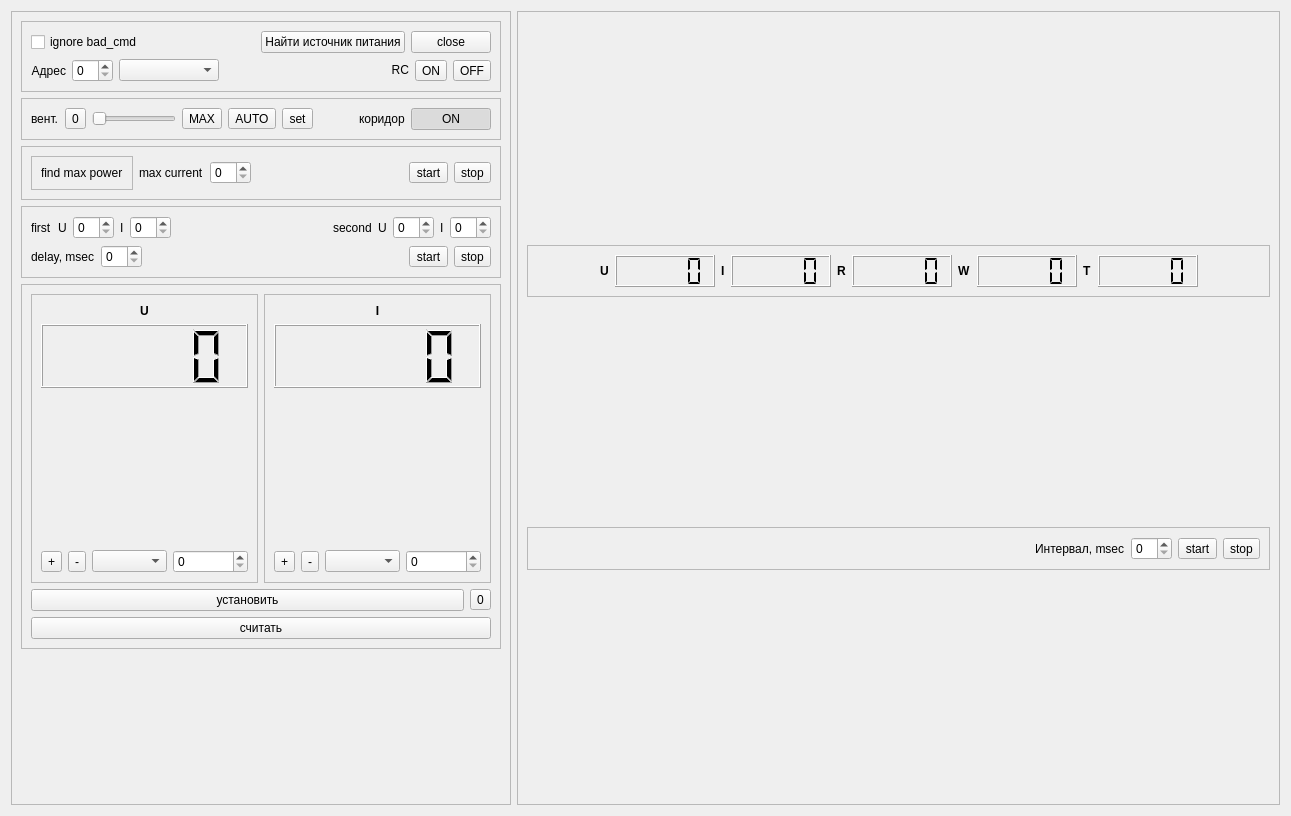
<?xml version="1.0" encoding="UTF-8"?>
<ui version="4.0">
 <class>B588</class>
 <widget class="QWidget" name="B588">
  <property name="geometry">
   <rect>
    <x>0</x>
    <y>0</y>
    <width>1291</width>
    <height>816</height>
   </rect>
  </property>
  <property name="sizePolicy">
   <sizepolicy hsizetype="Fixed" vsizetype="Fixed">
    <horstretch>0</horstretch>
    <verstretch>0</verstretch>
   </sizepolicy>
  </property>
  <property name="windowTitle">
   <string>Dialog</string>
  </property>
  <layout class="QVBoxLayout" name="verticalLayout_6">
   <item>
    <layout class="QHBoxLayout" name="horizontalLayout_17">
     <item>
      <widget class="QFrame" name="frame_2">
       <property name="sizePolicy">
        <sizepolicy hsizetype="Fixed" vsizetype="Preferred">
         <horstretch>0</horstretch>
         <verstretch>0</verstretch>
        </sizepolicy>
       </property>
       <property name="frameShape">
        <enum>QFrame::StyledPanel</enum>
       </property>
       <property name="frameShadow">
        <enum>QFrame::Raised</enum>
       </property>
       <layout class="QVBoxLayout" name="verticalLayout_13">
        <item>
         <widget class="QFrame" name="frame_4">
          <property name="frameShape">
           <enum>QFrame::StyledPanel</enum>
          </property>
          <property name="frameShadow">
           <enum>QFrame::Raised</enum>
          </property>
          <layout class="QVBoxLayout" name="verticalLayout_8">
           <item>
            <layout class="QHBoxLayout" name="horizontalLayout_9">
             <item>
              <widget class="QCheckBox" name="cb_ignore_bad_cmd">
               <property name="text">
                <string>ignore bad_cmd</string>
               </property>
              </widget>
             </item>
             <item>
              <spacer name="horizontalSpacer_4">
               <property name="orientation">
                <enum>Qt::Horizontal</enum>
               </property>
               <property name="sizeHint" stdset="0">
                <size>
                 <width>40</width>
                 <height>20</height>
                </size>
               </property>
              </spacer>
             </item>
             <item>
              <widget class="QPushButton" name="bt_search_power_supply">
               <property name="text">
                <string>Найти источник питания</string>
               </property>
              </widget>
             </item>
             <item>
              <widget class="QPushButton" name="btn_close_connect">
               <property name="text">
                <string>close</string>
               </property>
              </widget>
             </item>
            </layout>
           </item>
           <item>
            <layout class="QHBoxLayout" name="horizontalLayout_2">
             <item>
              <widget class="QLabel" name="label_4">
               <property name="text">
                <string>Адрес</string>
               </property>
               <property name="alignment">
                <set>Qt::AlignRight|Qt::AlignTrailing|Qt::AlignVCenter</set>
               </property>
              </widget>
             </item>
             <item>
              <widget class="QSpinBox" name="sb_address"/>
             </item>
             <item>
              <widget class="QComboBox" name="cb_state_powersupply">
               <property name="minimumSize">
                <size>
                 <width>100</width>
                 <height>0</height>
                </size>
               </property>
              </widget>
             </item>
             <item>
              <spacer name="horizontalSpacer_6">
               <property name="orientation">
                <enum>Qt::Horizontal</enum>
               </property>
               <property name="sizeHint" stdset="0">
                <size>
                 <width>40</width>
                 <height>20</height>
                </size>
               </property>
              </spacer>
             </item>
             <item>
              <widget class="QLabel" name="label_7">
               <property name="sizePolicy">
                <sizepolicy hsizetype="Fixed" vsizetype="Fixed">
                 <horstretch>0</horstretch>
                 <verstretch>0</verstretch>
                </sizepolicy>
               </property>
               <property name="text">
                <string>RC</string>
               </property>
               <property name="alignment">
                <set>Qt::AlignRight|Qt::AlignTrailing|Qt::AlignVCenter</set>
               </property>
              </widget>
             </item>
             <item>
              <widget class="QToolButton" name="btn_rc_on">
               <property name="text">
                <string>ON</string>
               </property>
              </widget>
             </item>
             <item>
              <widget class="QToolButton" name="btn_rc_off">
               <property name="text">
                <string>OFF</string>
               </property>
              </widget>
             </item>
            </layout>
           </item>
          </layout>
         </widget>
        </item>
        <item>
         <widget class="QFrame" name="frame_10">
          <property name="frameShape">
           <enum>QFrame::StyledPanel</enum>
          </property>
          <property name="frameShadow">
           <enum>QFrame::Raised</enum>
          </property>
          <layout class="QHBoxLayout" name="horizontalLayout_11">
           <item>
            <widget class="QLabel" name="label_5">
             <property name="text">
              <string>вент.</string>
             </property>
            </widget>
           </item>
           <item>
            <widget class="QToolButton" name="btn_vent_speed_0">
             <property name="text">
              <string>0</string>
             </property>
            </widget>
           </item>
           <item>
            <widget class="QSlider" name="sl_vent_speed">
             <property name="orientation">
              <enum>Qt::Horizontal</enum>
             </property>
            </widget>
           </item>
           <item>
            <widget class="QToolButton" name="btn_vent_speed_MAX">
             <property name="text">
              <string>MAX</string>
             </property>
            </widget>
           </item>
           <item>
            <widget class="QToolButton" name="btn_vent_speed_AUTO">
             <property name="text">
              <string>AUTO</string>
             </property>
            </widget>
           </item>
           <item>
            <widget class="QToolButton" name="btn_vent_speed">
             <property name="text">
              <string>set</string>
             </property>
            </widget>
           </item>
           <item>
            <spacer name="horizontalSpacer_8">
             <property name="orientation">
              <enum>Qt::Horizontal</enum>
             </property>
             <property name="sizeHint" stdset="0">
              <size>
               <width>40</width>
               <height>20</height>
              </size>
             </property>
            </spacer>
           </item>
           <item>
            <widget class="QLabel" name="label">
             <property name="text">
              <string>коридор</string>
             </property>
            </widget>
           </item>
           <item>
            <widget class="QPushButton" name="btn_corridor">
             <property name="text">
              <string>ON</string>
             </property>
             <property name="checkable">
              <bool>true</bool>
             </property>
             <property name="checked">
              <bool>true</bool>
             </property>
            </widget>
           </item>
          </layout>
         </widget>
        </item>
        <item>
         <widget class="QFrame" name="frame_5">
          <property name="frameShape">
           <enum>QFrame::StyledPanel</enum>
          </property>
          <property name="frameShadow">
           <enum>QFrame::Raised</enum>
          </property>
          <layout class="QHBoxLayout" name="horizontalLayout_10">
           <item>
            <widget class="QFrame" name="frame_12">
             <property name="frameShape">
              <enum>QFrame::StyledPanel</enum>
             </property>
             <property name="frameShadow">
              <enum>QFrame::Raised</enum>
             </property>
             <layout class="QHBoxLayout" name="horizontalLayout_16">
              <item>
               <widget class="QLabel" name="label_8">
                <property name="text">
                 <string>find max power</string>
                </property>
               </widget>
              </item>
             </layout>
            </widget>
           </item>
           <item>
            <widget class="QLabel" name="label_10">
             <property name="text">
              <string>max current</string>
             </property>
            </widget>
           </item>
           <item>
            <widget class="QSpinBox" name="sb_max_current"/>
           </item>
           <item>
            <spacer name="horizontalSpacer_2">
             <property name="orientation">
              <enum>Qt::Horizontal</enum>
             </property>
             <property name="sizeHint" stdset="0">
              <size>
               <width>40</width>
               <height>20</height>
              </size>
             </property>
            </spacer>
           </item>
           <item>
            <widget class="QToolButton" name="btn_find_start">
             <property name="text">
              <string>start</string>
             </property>
            </widget>
           </item>
           <item>
            <widget class="QToolButton" name="btn_find_stop">
             <property name="text">
              <string>stop</string>
             </property>
            </widget>
           </item>
          </layout>
         </widget>
        </item>
        <item>
         <widget class="QFrame" name="frame_8">
          <property name="frameShape">
           <enum>QFrame::StyledPanel</enum>
          </property>
          <property name="frameShadow">
           <enum>QFrame::Raised</enum>
          </property>
          <layout class="QVBoxLayout" name="verticalLayout_5">
           <item>
            <layout class="QHBoxLayout" name="horizontalLayout_14">
             <item>
              <widget class="QLabel" name="label_11">
               <property name="text">
                <string>first</string>
               </property>
              </widget>
             </item>
             <item>
              <widget class="QLabel" name="label_12">
               <property name="text">
                <string>U</string>
               </property>
              </widget>
             </item>
             <item>
              <widget class="QSpinBox" name="sb_first_U"/>
             </item>
             <item>
              <widget class="QLabel" name="label_13">
               <property name="text">
                <string>I</string>
               </property>
              </widget>
             </item>
             <item>
              <widget class="QSpinBox" name="sb_first_I"/>
             </item>
             <item>
              <spacer name="horizontalSpacer_3">
               <property name="orientation">
                <enum>Qt::Horizontal</enum>
               </property>
               <property name="sizeHint" stdset="0">
                <size>
                 <width>40</width>
                 <height>20</height>
                </size>
               </property>
              </spacer>
             </item>
             <item>
              <widget class="QLabel" name="label_14">
               <property name="text">
                <string>second</string>
               </property>
              </widget>
             </item>
             <item>
              <widget class="QLabel" name="label_15">
               <property name="text">
                <string>U</string>
               </property>
              </widget>
             </item>
             <item>
              <widget class="QSpinBox" name="sb_second_U"/>
             </item>
             <item>
              <widget class="QLabel" name="label_16">
               <property name="text">
                <string>I</string>
               </property>
              </widget>
             </item>
             <item>
              <widget class="QSpinBox" name="sb_second_I"/>
             </item>
            </layout>
           </item>
           <item>
            <layout class="QHBoxLayout" name="horizontalLayout_3">
             <item>
              <widget class="QLabel" name="label_18">
               <property name="text">
                <string>delay, msec</string>
               </property>
              </widget>
             </item>
             <item>
              <widget class="QSpinBox" name="sb_delay_msec"/>
             </item>
             <item>
              <spacer name="horizontalSpacer_5">
               <property name="orientation">
                <enum>Qt::Horizontal</enum>
               </property>
               <property name="sizeHint" stdset="0">
                <size>
                 <width>40</width>
                 <height>20</height>
                </size>
               </property>
              </spacer>
             </item>
             <item>
              <widget class="QToolButton" name="btn_test_start">
               <property name="text">
                <string>start</string>
               </property>
              </widget>
             </item>
             <item>
              <widget class="QToolButton" name="btn_test_stop">
               <property name="text">
                <string>stop</string>
               </property>
              </widget>
             </item>
            </layout>
           </item>
          </layout>
         </widget>
        </item>
        <item>
         <widget class="QFrame" name="frame_3">
          <property name="frameShape">
           <enum>QFrame::StyledPanel</enum>
          </property>
          <property name="frameShadow">
           <enum>QFrame::Raised</enum>
          </property>
          <layout class="QVBoxLayout" name="verticalLayout_7">
           <item>
            <layout class="QHBoxLayout" name="horizontalLayout">
             <item>
              <widget class="QFrame" name="frame_6">
               <property name="frameShape">
                <enum>QFrame::StyledPanel</enum>
               </property>
               <property name="frameShadow">
                <enum>QFrame::Raised</enum>
               </property>
               <layout class="QVBoxLayout" name="verticalLayout_9">
                <item>
                 <layout class="QVBoxLayout" name="verticalLayout_4">
                  <item>
                   <widget class="QLabel" name="label_2">
                    <property name="font">
                     <font>
                      <weight>75</weight>
                      <bold>true</bold>
                     </font>
                    </property>
                    <property name="text">
                     <string>U</string>
                    </property>
                    <property name="alignment">
                     <set>Qt::AlignCenter</set>
                    </property>
                   </widget>
                  </item>
                  <item>
                   <widget class="QLCDNumber" name="lcd_U">
                    <property name="minimumSize">
                     <size>
                      <width>0</width>
                      <height>64</height>
                     </size>
                    </property>
                   </widget>
                  </item>
                  <item>
                   <layout class="QHBoxLayout" name="horizontalLayout_5">
                    <item>
                     <widget class="QwtKnob" name="knob_U" native="true">
                      <property name="sizePolicy">
                       <sizepolicy hsizetype="Fixed" vsizetype="Fixed">
                        <horstretch>0</horstretch>
                        <verstretch>0</verstretch>
                       </sizepolicy>
                      </property>
                      <property name="minimumSize">
                       <size>
                        <width>150</width>
                        <height>150</height>
                       </size>
                      </property>
                     </widget>
                    </item>
                   </layout>
                  </item>
                  <item>
                   <layout class="QHBoxLayout" name="horizontalLayout_12">
                    <item>
                     <widget class="QToolButton" name="btn_inc_U">
                      <property name="text">
                       <string>+</string>
                      </property>
                      <property name="icon">
                       <iconset resource="../../../../image/image.qrc">
                        <normaloff>:/image/plus.png</normaloff>:/image/plus.png</iconset>
                      </property>
                     </widget>
                    </item>
                    <item>
                     <widget class="QToolButton" name="btn_dec_U">
                      <property name="text">
                       <string>-</string>
                      </property>
                      <property name="icon">
                       <iconset resource="../../../../image/image.qrc">
                        <normaloff>:/image/minus.png</normaloff>:/image/minus.png</iconset>
                      </property>
                     </widget>
                    </item>
                    <item>
                     <widget class="QComboBox" name="cb_U"/>
                    </item>
                    <item>
                     <widget class="QSpinBox" name="sb_manual_U"/>
                    </item>
                   </layout>
                  </item>
                 </layout>
                </item>
               </layout>
              </widget>
             </item>
             <item>
              <widget class="QFrame" name="frame_7">
               <property name="frameShape">
                <enum>QFrame::StyledPanel</enum>
               </property>
               <property name="frameShadow">
                <enum>QFrame::Raised</enum>
               </property>
               <layout class="QVBoxLayout" name="verticalLayout_10">
                <item>
                 <layout class="QVBoxLayout" name="verticalLayout_3">
                  <item>
                   <widget class="QLabel" name="label_3">
                    <property name="font">
                     <font>
                      <weight>75</weight>
                      <bold>true</bold>
                     </font>
                    </property>
                    <property name="text">
                     <string>I</string>
                    </property>
                    <property name="alignment">
                     <set>Qt::AlignCenter</set>
                    </property>
                   </widget>
                  </item>
                  <item>
                   <widget class="QLCDNumber" name="lcd_I">
                    <property name="minimumSize">
                     <size>
                      <width>0</width>
                      <height>64</height>
                     </size>
                    </property>
                   </widget>
                  </item>
                  <item>
                   <layout class="QHBoxLayout" name="horizontalLayout_6">
                    <item>
                     <widget class="QwtKnob" name="knob_I" native="true">
                      <property name="sizePolicy">
                       <sizepolicy hsizetype="Fixed" vsizetype="Fixed">
                        <horstretch>0</horstretch>
                        <verstretch>0</verstretch>
                       </sizepolicy>
                      </property>
                      <property name="minimumSize">
                       <size>
                        <width>150</width>
                        <height>150</height>
                       </size>
                      </property>
                     </widget>
                    </item>
                   </layout>
                  </item>
                  <item>
                   <layout class="QHBoxLayout" name="horizontalLayout_13">
                    <item>
                     <widget class="QToolButton" name="btn_inc_I">
                      <property name="text">
                       <string>+</string>
                      </property>
                      <property name="icon">
                       <iconset resource="../../../../image/image.qrc">
                        <normaloff>:/image/plus.png</normaloff>:/image/plus.png</iconset>
                      </property>
                     </widget>
                    </item>
                    <item>
                     <widget class="QToolButton" name="btn_dec_I">
                      <property name="text">
                       <string>-</string>
                      </property>
                      <property name="icon">
                       <iconset resource="../../../../image/image.qrc">
                        <normaloff>:/image/minus.png</normaloff>:/image/minus.png</iconset>
                      </property>
                     </widget>
                    </item>
                    <item>
                     <widget class="QComboBox" name="cb_I"/>
                    </item>
                    <item>
                     <widget class="QSpinBox" name="sb_manual_I"/>
                    </item>
                   </layout>
                  </item>
                 </layout>
                </item>
               </layout>
              </widget>
             </item>
            </layout>
           </item>
           <item>
            <layout class="QHBoxLayout" name="horizontalLayout_4">
             <item>
              <widget class="QPushButton" name="btn_set_UI">
               <property name="text">
                <string>установить</string>
               </property>
              </widget>
             </item>
             <item>
              <widget class="QToolButton" name="btn_0">
               <property name="text">
                <string>0</string>
               </property>
              </widget>
             </item>
            </layout>
           </item>
           <item>
            <widget class="QPushButton" name="btn_get_UI">
             <property name="text">
              <string>считать</string>
             </property>
            </widget>
           </item>
          </layout>
         </widget>
        </item>
        <item>
         <spacer name="verticalSpacer">
          <property name="orientation">
           <enum>Qt::Vertical</enum>
          </property>
          <property name="sizeHint" stdset="0">
           <size>
            <width>20</width>
            <height>40</height>
           </size>
          </property>
         </spacer>
        </item>
       </layout>
      </widget>
     </item>
     <item>
      <widget class="QFrame" name="frame_9">
       <property name="frameShape">
        <enum>QFrame::StyledPanel</enum>
       </property>
       <property name="frameShadow">
        <enum>QFrame::Raised</enum>
       </property>
       <layout class="QVBoxLayout" name="verticalLayout_2">
        <item>
         <widget class="QFrame" name="frame_11">
          <property name="sizePolicy">
           <sizepolicy hsizetype="Preferred" vsizetype="Fixed">
            <horstretch>0</horstretch>
            <verstretch>0</verstretch>
           </sizepolicy>
          </property>
          <property name="frameShape">
           <enum>QFrame::StyledPanel</enum>
          </property>
          <property name="frameShadow">
           <enum>QFrame::Raised</enum>
          </property>
          <layout class="QHBoxLayout" name="horizontalLayout_8">
           <item>
            <spacer name="horizontalSpacer_7">
             <property name="orientation">
              <enum>Qt::Horizontal</enum>
             </property>
             <property name="sizeHint" stdset="0">
              <size>
               <width>40</width>
               <height>20</height>
              </size>
             </property>
            </spacer>
           </item>
           <item>
            <widget class="QLabel" name="label_19">
             <property name="font">
              <font>
               <weight>75</weight>
               <bold>true</bold>
              </font>
             </property>
             <property name="text">
              <string>U</string>
             </property>
            </widget>
           </item>
           <item>
            <widget class="QLCDNumber" name="lcd_U_in">
             <property name="minimumSize">
              <size>
               <width>100</width>
               <height>32</height>
              </size>
             </property>
             <property name="segmentStyle">
              <enum>QLCDNumber::Flat</enum>
             </property>
            </widget>
           </item>
           <item>
            <widget class="QLabel" name="label_20">
             <property name="font">
              <font>
               <weight>75</weight>
               <bold>true</bold>
              </font>
             </property>
             <property name="text">
              <string>I</string>
             </property>
            </widget>
           </item>
           <item>
            <widget class="QLCDNumber" name="lcd_I_in">
             <property name="minimumSize">
              <size>
               <width>100</width>
               <height>32</height>
              </size>
             </property>
             <property name="segmentStyle">
              <enum>QLCDNumber::Flat</enum>
             </property>
            </widget>
           </item>
           <item>
            <widget class="QLabel" name="label_21">
             <property name="font">
              <font>
               <weight>75</weight>
               <bold>true</bold>
              </font>
             </property>
             <property name="text">
              <string>R</string>
             </property>
            </widget>
           </item>
           <item>
            <widget class="QLCDNumber" name="lcd_R_in">
             <property name="minimumSize">
              <size>
               <width>100</width>
               <height>32</height>
              </size>
             </property>
             <property name="segmentStyle">
              <enum>QLCDNumber::Flat</enum>
             </property>
            </widget>
           </item>
           <item>
            <widget class="QLabel" name="label_22">
             <property name="font">
              <font>
               <weight>75</weight>
               <bold>true</bold>
              </font>
             </property>
             <property name="text">
              <string>W</string>
             </property>
            </widget>
           </item>
           <item>
            <widget class="QLCDNumber" name="lcd_W_in">
             <property name="minimumSize">
              <size>
               <width>100</width>
               <height>32</height>
              </size>
             </property>
             <property name="segmentStyle">
              <enum>QLCDNumber::Flat</enum>
             </property>
            </widget>
           </item>
           <item>
            <widget class="QLabel" name="label_23">
             <property name="font">
              <font>
               <weight>75</weight>
               <bold>true</bold>
              </font>
             </property>
             <property name="text">
              <string>T</string>
             </property>
            </widget>
           </item>
           <item>
            <widget class="QLCDNumber" name="lcd_temp">
             <property name="minimumSize">
              <size>
               <width>100</width>
               <height>32</height>
              </size>
             </property>
             <property name="segmentStyle">
              <enum>QLCDNumber::Flat</enum>
             </property>
            </widget>
           </item>
           <item>
            <spacer name="horizontalSpacer_9">
             <property name="orientation">
              <enum>Qt::Horizontal</enum>
             </property>
             <property name="sizeHint" stdset="0">
              <size>
               <width>40</width>
               <height>20</height>
              </size>
             </property>
            </spacer>
           </item>
          </layout>
         </widget>
        </item>
        <item>
         <widget class="QFrame" name="frame">
          <property name="sizePolicy">
           <sizepolicy hsizetype="Preferred" vsizetype="Fixed">
            <horstretch>0</horstretch>
            <verstretch>0</verstretch>
           </sizepolicy>
          </property>
          <property name="frameShape">
           <enum>QFrame::StyledPanel</enum>
          </property>
          <property name="frameShadow">
           <enum>QFrame::Raised</enum>
          </property>
          <layout class="QVBoxLayout" name="verticalLayout">
           <item>
            <layout class="QHBoxLayout" name="horizontalLayout_7">
             <item>
              <spacer name="horizontalSpacer">
               <property name="orientation">
                <enum>Qt::Horizontal</enum>
               </property>
               <property name="sizeHint" stdset="0">
                <size>
                 <width>40</width>
                 <height>20</height>
                </size>
               </property>
              </spacer>
             </item>
             <item>
              <widget class="QLabel" name="label_6">
               <property name="text">
                <string>Интервал, msec</string>
               </property>
              </widget>
             </item>
             <item>
              <widget class="QSpinBox" name="sb_interval"/>
             </item>
             <item>
              <widget class="QToolButton" name="btn_start">
               <property name="text">
                <string>start</string>
               </property>
              </widget>
             </item>
             <item>
              <widget class="QToolButton" name="btn_stop">
               <property name="text">
                <string>stop</string>
               </property>
              </widget>
             </item>
            </layout>
           </item>
          </layout>
         </widget>
        </item>
        <item>
         <layout class="QHBoxLayout" name="grapher_layout"/>
        </item>
       </layout>
      </widget>
     </item>
    </layout>
   </item>
  </layout>
 </widget>
 <customwidgets>
  <customwidget>
   <class>QwtKnob</class>
   <extends>QWidget</extends>
   <header>qwt_knob.h</header>
  </customwidget>
 </customwidgets>
 <resources>
  <include location="../../../../image/image.qrc"/>
 </resources>
 <connections/>
</ui>
